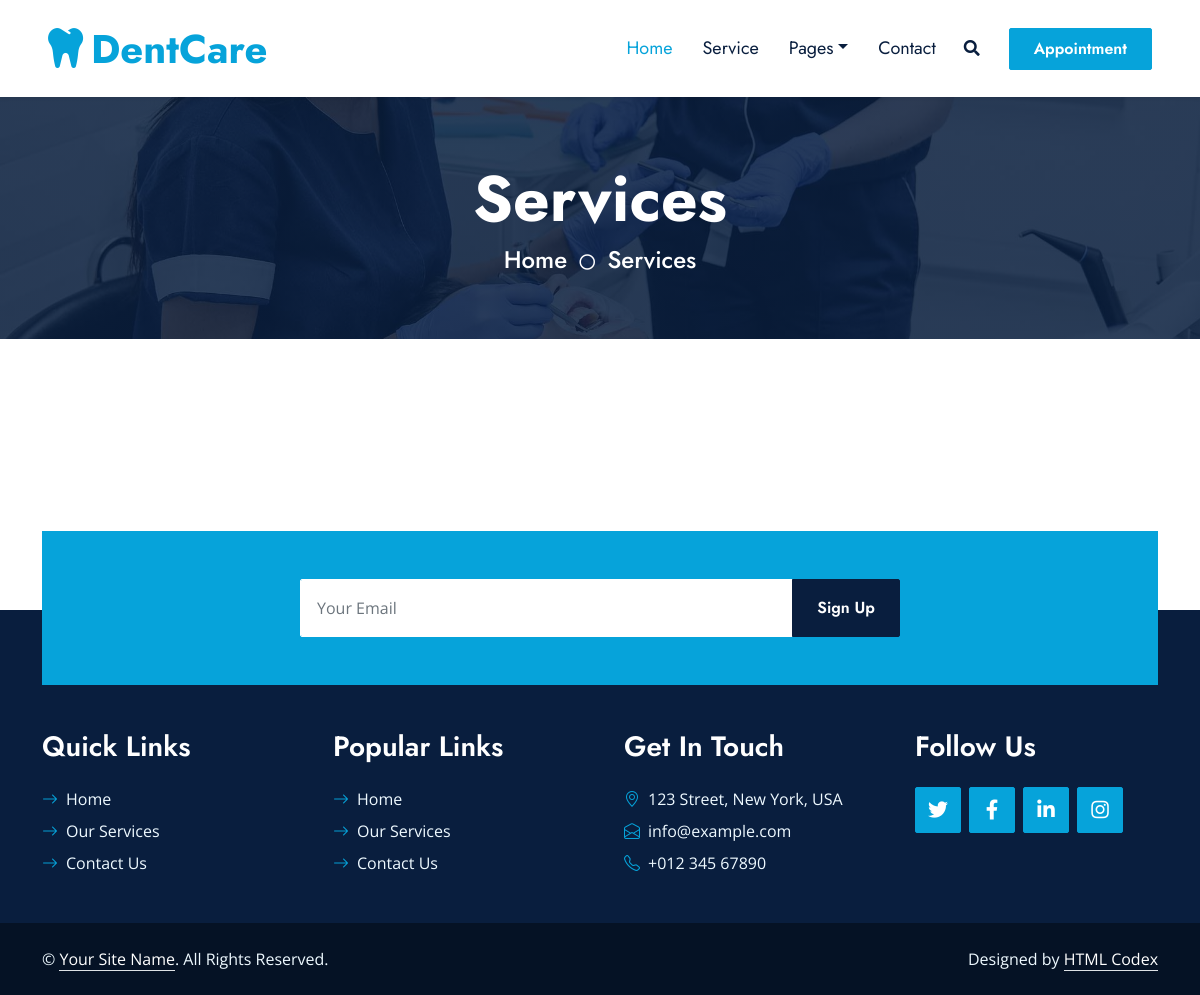
The page /service/ on the database as committed earlier.
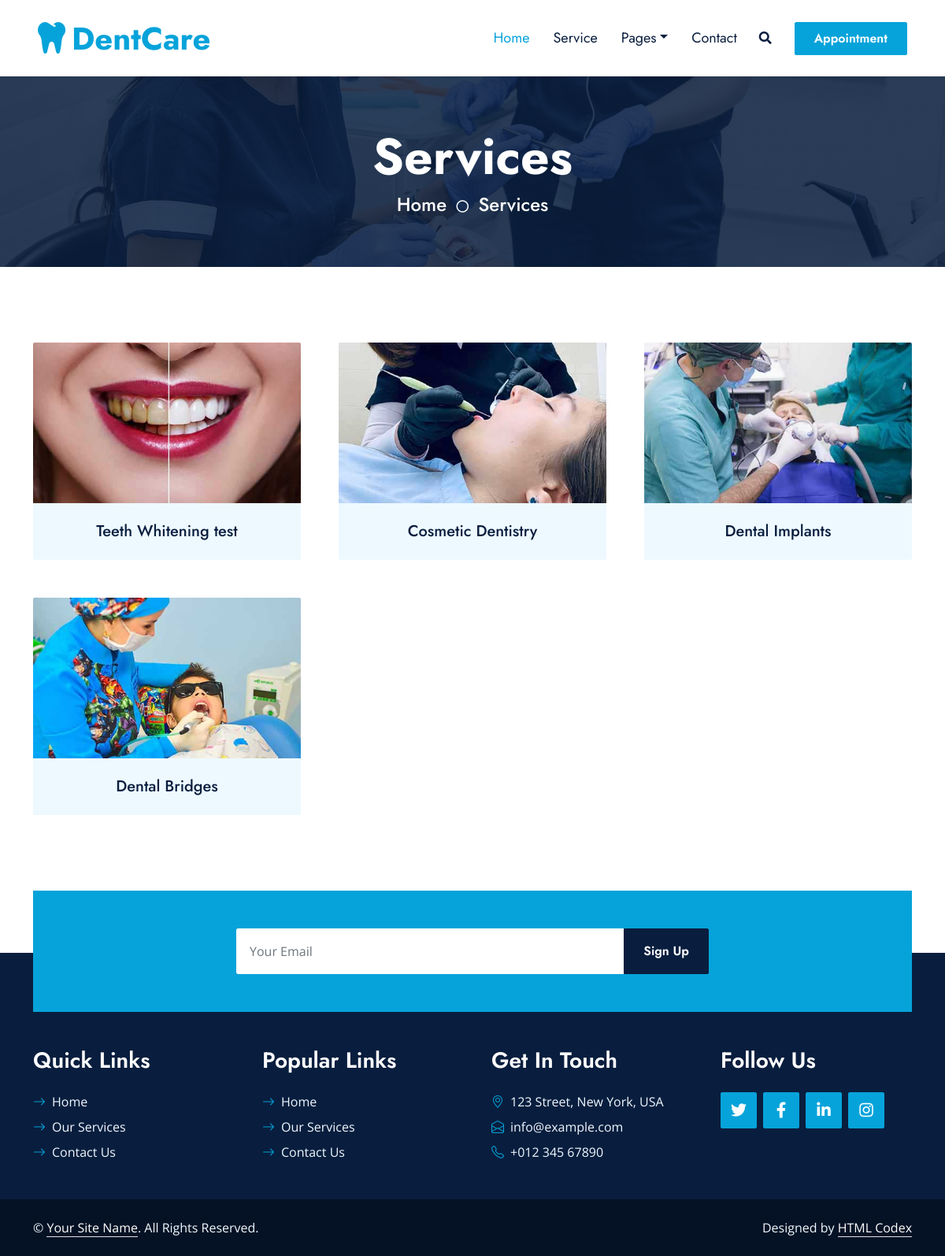
The same page on the database as committed later.
### service/models.py (models this page shows, shortened)
class service(models.Model):
    titil = models.CharField(max_length=70)
    price = models.IntegerField()
    image = models.ImageField(upload_to='images')
    descreption = models.TextField(max_length=270)
    class Meta:
        verbose_name = 'service'
        verbose_name_plural = 'services'

### service/views.py (the view)
# urls.py: path('',views.services.as_view(),name='services'),
class services(ListView):
    model = service
    context_object_name = 'services'
    template_name='service.html'

### service/templates/service.html
{% extends 'base.html' %}
{% load static %}
{% block body %}
    <div class="container-fluid bg-primary py-5 hero-header mb-5">
        <div class="row py-3">
            <div class="col-12 text-center">
                <h1 class="display-3 text-white animated zoomIn">Services</h1>
                <a href="" class="h4 text-white">Home</a>
                <i class="far fa-circle text-white px-2"></i>
                <a href="" class="h4 text-white">Services</a>
            </div>
        </div>
    </div>
    <div class="container-fluid py-5 wow fadeInUp" data-wow-delay="0.1s">
        <div class="container">
            <div class="row g-5 wow fadeInUp" data-wow-delay="0.1s">
                <div class="col-lg-12">
                    <div class="row g-5">
                        {% for service in services %}
                            <div class="col-md-4 service-item wow zoomIn" data-wow-delay="0.3s">
                                <div class="rounded-top overflow-hidden">
                                    <img class="img-fluid" src="{{service.image.url}}" alt="">
                                </div>
                                <div class="position-relative bg-light rounded-bottom text-center p-4">
                                    <a href="{% url 'serv_detail' service.id %}"><h5 class="m-0">{{service.titil}}</h5></a>
                                </div>
                            </div>
                        {% endfor %}
                    </div>
                </div>
            </div>
        </div>
    </div>
    <div class="container-fluid position-relative pt-5 wow fadeInUp" data-wow-delay="0.1s" style="z-index: 1;">
        <div class="container">
            <div class="bg-primary p-5">
                <form class="mx-auto" style="max-width: 600px;">
                    <div class="input-group">
                        <input type="text" class="form-control border-white p-3" placeholder="Your Email">
                        <button class="btn btn-dark px-4">Sign Up</button>
                    </div>
                </form>
            </div>
        </div>
    </div>
{% endblock body %}

Rows that differ between the two databases and show on the page:
added service: image (picture), titil "Teeth Whitening test"
added service: image (picture), titil "Cosmetic Dentistry"
added service: image (picture), titil "Dental Implants"
added service: image (picture), titil "Dental Bridges"
